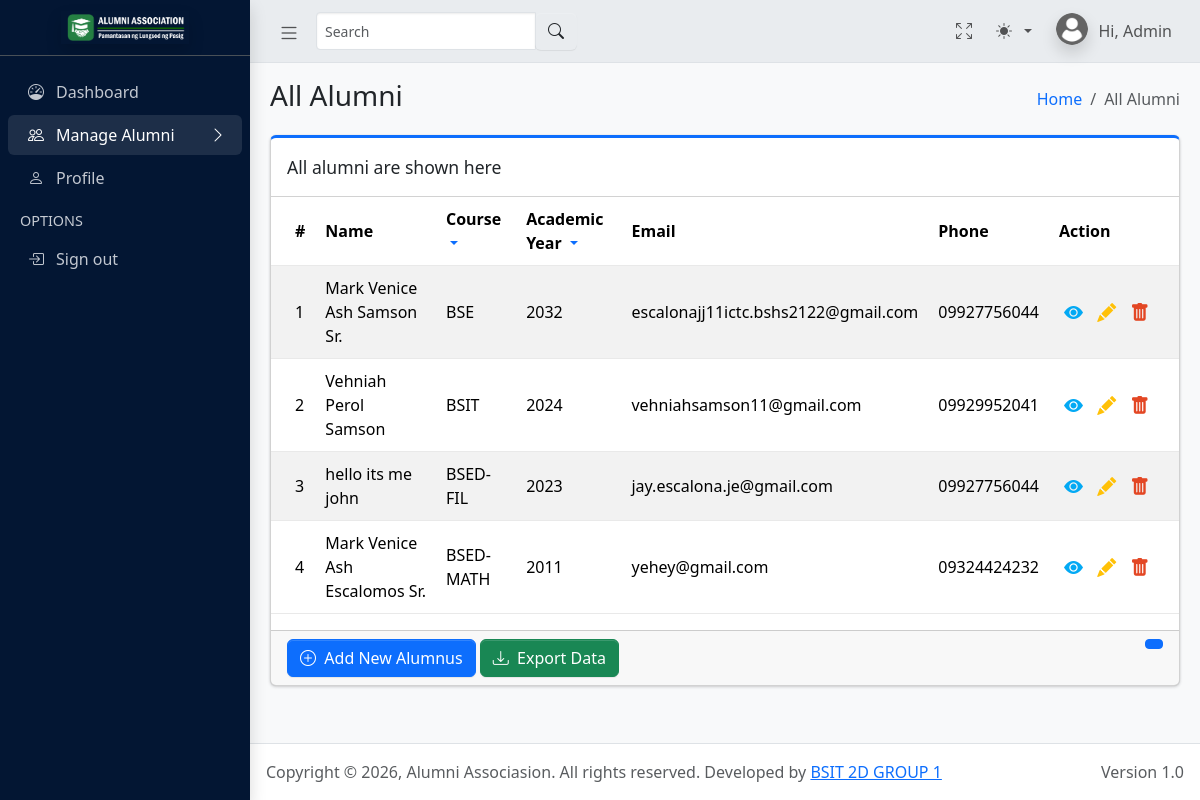
The app's page /admin/all_alumni.php (signed in) with its own data.
### tables this page shows
CREATE TABLE `alumnidetails` (
  `alumni_id` int(11) NOT NULL,
  `user_id` int(11) NOT NULL,
  `student_number` varchar(20) NOT NULL,
  `course_id` int(11) DEFAULT NULL,
  `year_graduated` year(4) NOT NULL
);

CREATE TABLE `courses` (
  `course_id` int(11) NOT NULL,
  `course_name` varchar(100) NOT NULL,
  `course_code` varchar(20) NOT NULL,
  `department_id` int(11) DEFAULT NULL
);

CREATE TABLE `users` (
  `id` int(11) NOT NULL,
  `email` varchar(100) NOT NULL,
  `password` varchar(255) NOT NULL,
  `role` enum('alumni','admin') NOT NULL,
  `status` enum('active','pending','inactive') DEFAULT 'pending',
  `created_at` timestamp NOT NULL DEFAULT current_timestamp()
);

CREATE TABLE `userprofile` (
  `profile_id` int(11) NOT NULL,
  `user_id` int(11) NOT NULL,
  `first_name` varchar(50) NOT NULL,
  `last_name` varchar(50) NOT NULL,
  `suffix` varchar(10) DEFAULT NULL,
  `middle_name` varchar(50) DEFAULT NULL,
  `contact_number` varchar(11) DEFAULT NULL,
  `address` varchar(255) DEFAULT NULL,
  `birthdate` date DEFAULT NULL,
  `gender` enum('Male','Female') DEFAULT NULL,
  `profile_picture` varchar(255) DEFAULT NULL
);

### admin/all_alumni.php (the view, shortened to what this page needs)
<?php
include("../backend/db_admin.php");
$limit = 8;
$page = isset($_GET['page']) ? (int)$_GET['page'] : 1;
$offset = ($page - 1) * $limit;
$selected_course = $_GET['course'] ?? 'All';
$selected_year = $_GET['year'] ?? 'All';
$query = "
SELECT
ad.alumni_id,
TRIM(CONCAT_WS(' ',
    up.first_name,
    NULLIF(up.middle_name, ''),
    up.last_name,
    NULLIF(up.suffix, '')
)) AS full_name,
c.course_code AS Programme,
ad.year_graduated AS Academic_year,
u.email AS Email,
up.contact_number AS Phone
FROM alumnidetails ad
INNER JOIN users u ON ad.user_id = u.id
INNER JOIN userprofile up ON up.user_id = u.id
LEFT JOIN courses c ON ad.course_id = c.course_id
WHERE
    ('$selected_course' = 'All' OR c.course_code = '$selected_course')
    AND ('$selected_year' = 'All' OR ad.year_graduated = '$selected_year')
ORDER BY ad.year_graduated DESC, c.course_code ASC, ad.alumni_id DESC
LIMIT $limit OFFSET $offset
";
$ret = mysqli_query($conn, $query);
$total_q = "
SELECT COUNT(*) AS total
FROM alumnidetails ad
LEFT JOIN courses c ON ad.course_id = c.course_id
WHERE
    ('$selected_course' = 'All' OR c.course_code = '$selected_course')
    AND ('$selected_year' = 'All' OR ad.year_graduated = '$selected_year')
";
$total_res = mysqli_query($conn, $total_q);
$total_row = mysqli_fetch_assoc($total_res);
$total_records = $total_row['total'];
$total_pages = ceil($total_records / $limit);
?>
<!DOCTYPE html>
<html lang="en">
<head>
    <?php include('includes/global_styles.php'); ?>
</head>
<body class="layout-fixed sidebar-expand-lg bg-body-tertiary">
    <div class="app-wrapper">
        <?php include('includes/navbar.php'); ?>
        <?php include('includes/sidebar.php'); ?>
        <main class="app-main">
            <div class="app-content-header">
                <div class="container-fluid">
                    <div class="row">
                        <div class="col-sm-6">
                            <h3 class="mb-0">All Alumni</h3>
                        </div>
                        <div class="col-sm-6">
                            <ol class="breadcrumb float-sm-end">
                                <li class="breadcrumb-item"><a href="dashboard.php">Home</a></li>
                                <li class="breadcrumb-item active" aria-current="page">All Alumni</li>
                            </ol>
                        </div>
                    </div>
                </div>
            </div>
            <div class="app-content">
                <div class="container-fluid">
                    <div class="row g-4">
                        <div class="col-md-12">
                            <div class="card card-primary card-outline mb-4">
                                <div class="card-header">
                                    <div class="card-title">All alumni are shown here</div>
                                </div>
                                <div class="card-body p-0">
                                    <div class="table-responsive">
                                        <form method="GET" id="filterForm">
                                            <table class="table table-striped table-hover" id="table-data">
                                                <thead>
                                                    <tr class="align-middle">
                                                        <th style="width: 10px">#</th>
                                                        <th>Name</th>
                                                        <th>
                                                            Course
                                                            <div class="dropdown d-inline">
                                                                <a href="#" class="dropdown-toggle" data-bs-toggle="dropdown" style="text-decoration:none;">
                                                                </a>
                                                            </div>
                                                        </th>
                                                        <th>
                                                            Academic Year
                                                            <div class="dropdown d-inline">
                                                                <a href="#" class="dropdown-toggle" data-bs-toggle="dropdown" style="text-decoration:none;">
                                                                </a>
                                                            </div>
                                                        </th>
                                                        <th>Email</th>
                                                        <th>Phone</th>
                                                        <th style="width: 40px">Action</th>
                                                    </tr>
                                                </thead>
                                                <tbody>
                                                    <?php
                                                    $cnt = $offset + 1;
                                                    if (mysqli_num_rows($ret) > 0) {
                                                        while ($row = mysqli_fetch_array($ret)) {
                                                    ?>
                                                            <tr class="align-middle">
                                                                <td><?= $cnt ?></td>
                                                                <td><?= $row['full_name'] ?></td>
                                                                <td><?= $row['Programme'] ?></td>
                                                                <td><?= $row['Academic_year'] ?></td>
                                                                <td><?= $row['Email'] ?></td>
                                                                <td><?= $row['Phone'] ?></td>
                                                                <td>
                                                                    <a href="view_alumnus.php?id=<?= $row['alumni_id'] ?>" class="view">
                                                                        <i class="bi bi-eye-fill"></i>
                                                                    </a>
                                                                    <a href="edit_alumnus.php?id=<?= $row['alumni_id'] ?>" class="edit">
                                                                        <i class="bi bi-pencil-fill"></i>
                                                                    </a>
                                                                    <a href="all_alumni.php?delete=1&id=<?= $row['alumni_id'] ?>"
                                                                        class="delete"
                                                                        onclick="return confirm('Delete this record?');">
                                                                        <i class="bi bi-trash-fill"></i>
                                                                    </a>
                                                                </td>
                                                            </tr>
                                                        <?php
                                                            $cnt = $cnt + 1;
                                                        }
                                                    } else { ?>
                                                        <tr>
                                                            <th style="text-align:center; color:red;" colspan="7">No Record Found</th>
                                                        </tr>
                                                    <?php } ?>
                                                </tbody>
                                            </table>
                                        </form>
                                    </div>
                                </div>
                                <div class="card-footer clearfix">
                                    <form action="export_data.php" method="POST">
                                        <a href="add_alumnus.php" class="btn btn-primary"><i class="bi bi-plus-circle"></i>&nbsp; Add New Alumnus</a>
                                        <button class="exportexcel btn btn-success" id="exportexcel" name="exportexcel" type="submit"><i class="bi bi-download"></i>&nbsp; Export Data</button>
                                        <ul class="pagination pagination-sm m-0 float-end">
                                            <?php for ($i = 1; $i <= $total_pages; $i++): ?>
                                                <li class="page-item <?php if ($i == $page) echo 'active'; ?>">
                                                    <a class="page-link" href="?course=<?= $selected_course ?>&year=<?= $selected_year ?>&page=<?= $i ?>"></a>
                                                </li>
                                            <?php endfor; ?>
                                        </ul>
                                    </form>
                                </div>
                            </div>
                        </div>
                    </div>
                </div>
            </div>
        </main>
        <?php include("includes/footer.php"); ?>
</body>
</html>

### admin/includes/global_styles.php
<link rel="stylesheet" href="https://cdn.jsdelivr.net/npm/@fontsource/source-sans-3@5.1.0/index.min.css">
    <link rel="stylesheet" href="css/overlayscrollbars.min.css">
    <link rel="stylesheet" href="css/bootstrap-icons.min.css">
    <link rel="stylesheet" href="css/dashboard-style.css">

### admin/includes/navbar.php (shortened to what this page needs)
<nav class="app-header navbar navbar-expand bg-body-secondary">
    <div class="container-fluid">
        <ul class="navbar-nav">
            <li class="nav-item"> <a class="nav-link" data-lte-toggle="sidebar" href="#" role="button"> <i class="bi bi-list" style="font-size: 22px;"></i> </a> </li>
            <form class="form-inline ml-3 mt-1 mb-1">
                <div class="input-group input-group-sm">
                    <input class="form-control form-control-navbar" type="search" id="Search" placeholder="Search" aria-label="Search" onkeyup="search()">
                    <div class="input-group-append">
                        <button class="btn btn-navbar" type="submit">
                            <i class="bi bi-search"></i>
                        </button>
                    </div>
                </div>
            </form>
        </ul>
        <ul class="navbar-nav ms-auto">
            <li class="nav-item"> <a class="nav-link" href="#" data-lte-toggle="fullscreen"> <i data-lte-icon="maximize" class="bi bi-arrows-fullscreen"></i> </a></li>
            <li class="nav-item dropdown">
                <button class="btn btn-link nav-link py-2 px-0 px-lg-2 dropdown-toggle d-flex align-items-center" id="bd-theme" type="button" aria-expanded="false" data-bs-toggle="dropdown" data-bs-display="static">
                    <span class="theme-icon-active">
                        <i class="my-1"></i>
                    </span>
                </button>
            </li>
            <li class="nav-item dropdown user-menu"> <a href="#" class="nav-link dropdown-toggle" data-bs-toggle="dropdown"> <img src="img/user.webp" class="user-image rounded-circle shadow" alt="User Image"> <span class="d-none d-md-inline">Hi, Admin</span> </a>
            </li>
        </ul>
    </div>
</nav>

### admin/includes/sidebar.php (shortened to what this page needs)
<aside class="app-sidebar bg-primary-subtle shadow" data-bs-theme="dark">
            <div class="sidebar-brand"><a href="dashboard.php" class="brand-link"><img src="img/alumni_plp_header_3.png" alt="AASICT Logo" class="brand-image shadow"> </a></div>
            <?php
            $activePage = basename($_SERVER['PHP_SELF'], ".php");
            ?>
            <div class="sidebar-wrapper">
                <nav class="mt-2">
                    <ul class="nav sidebar-menu flex-column" data-lte-toggle="treeview" role="menu" data-accordion="false">
                        <li class="nav-item"> <a href="dashboard.php" class="nav-link <?= ($activePage == 'dashboard') ? 'active':''; ?>"> <i class="nav-icon bi bi-speedometer"></i><p>Dashboard</p></a></li>
                        <li class="nav-item"> <a href="#" class="nav-link <?= ($activePage == 'add_alumnus') || ($activePage == 'all_alumni') ? 'active':''; ?>"> <i class="nav-icon bi bi-people"></i><p>Manage Alumni<i class="nav-arrow bi bi-chevron-right"></i></p></a>
                        </li>
                        <li class="nav-item"> <a href="profile.php" class="nav-link <?= ($activePage == 'profile') ? 'active':''; ?>"> <i class="nav-icon bi bi-person"></i><p>Profile</p></a></li>
                        <li class="nav-header">OPTIONS</li>
                        <li class="nav-item"> <a href="#" class="nav-link" onclick="logout(event)"> <i class="nav-icon bi bi-box-arrow-in-right"></i><p>Sign out</p></a></li>
                </nav>
            </div>
        </aside>

### admin/includes/footer.php (shortened to what this page needs)
<footer class="app-footer">
            <div class="float-end d-none d-sm-inline">Version 1.0</div>
            Copyright © <span id="currentyear"></span>, Alumni Associasion. All rights reserved. Developed by <a href="https://github.com/Raidev07/Alumni-Portal" target="_blank">BSIT 2D GROUP 1</a>
        </footer>
    </div>

### admin/all_alumni.php (style rules this page uses)
table.table tr th, table.table tr td { border-color: #e9e9e9; padding: 10px; }
table.table td:last-child { width: 130px; }
table.table td a { color: #a0a5b1; display: inline-block; margin: 0 5px; }
table.table td a.view { color: #03A9F4; }
table.table td a.edit { color: #FFC107; }
table.table td a.delete { color: #E34724; }
table.table td i { font-size: 19px; }

### records on screen
alumnidetails: full_name "Mark Venice Ash Samson Sr.", course.course_code "BSE", year_graduated "2032", user.email "escalonajj11ictc.bshs2122@gmail.com", userprofile.contact_number "09927756044"
alumnidetails: full_name "Vehniah Perol Samson", course.course_code "BSIT", year_graduated "2024", user.email "vehniahsamson11@gmail.com", userprofile.contact_number "09929952041"
alumnidetails: full_name "hello its me john", course.course_code "BSED-FIL", year_graduated "2023", user.email "jay.escalona.je@gmail.com", userprofile.contact_number "09927756044"
alumnidetails: full_name "Mark Venice Ash Escalomos Sr.", course.course_code "BSED-MATH", year_graduated "2011", user.email "yehey@gmail.com", userprofile.contact_number "09324424232"
